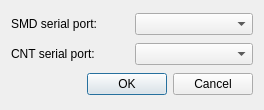
<?xml version="1.0" encoding="UTF-8"?>
<ui version="4.0">
 <class>PortDialog</class>
 <widget class="QDialog" name="PortDialog">
  <property name="windowModality">
   <enum>Qt::WindowModal</enum>
  </property>
  <property name="geometry">
   <rect>
    <x>0</x>
    <y>0</y>
    <width>264</width>
    <height>110</height>
   </rect>
  </property>
  <property name="windowTitle">
   <string>Serial port</string>
  </property>
  <layout class="QGridLayout" name="gridLayout">
   <item row="0" column="0">
    <widget class="QLabel" name="label">
     <property name="text">
      <string>SMD serial port:</string>
     </property>
    </widget>
   </item>
   <item row="0" column="1">
    <widget class="QComboBox" name="cbSmdPorts"/>
   </item>
   <item row="2" column="0" colspan="2">
    <layout class="QHBoxLayout" name="horizontalLayout">
     <item>
      <spacer name="horizontalSpacer_2">
       <property name="orientation">
        <enum>Qt::Horizontal</enum>
       </property>
       <property name="sizeHint" stdset="0">
        <size>
         <width>40</width>
         <height>20</height>
        </size>
       </property>
      </spacer>
     </item>
     <item>
      <widget class="QPushButton" name="pbOk">
       <property name="text">
        <string>OK</string>
       </property>
      </widget>
     </item>
     <item>
      <widget class="QPushButton" name="pbCancel">
       <property name="text">
        <string>Cancel</string>
       </property>
      </widget>
     </item>
    </layout>
   </item>
   <item row="1" column="1">
    <widget class="QComboBox" name="cbCntPorts"/>
   </item>
   <item row="1" column="0">
    <widget class="QLabel" name="label_2">
     <property name="text">
      <string>CNT serial port:</string>
     </property>
    </widget>
   </item>
  </layout>
 </widget>
 <resources/>
 <connections/>
</ui>
